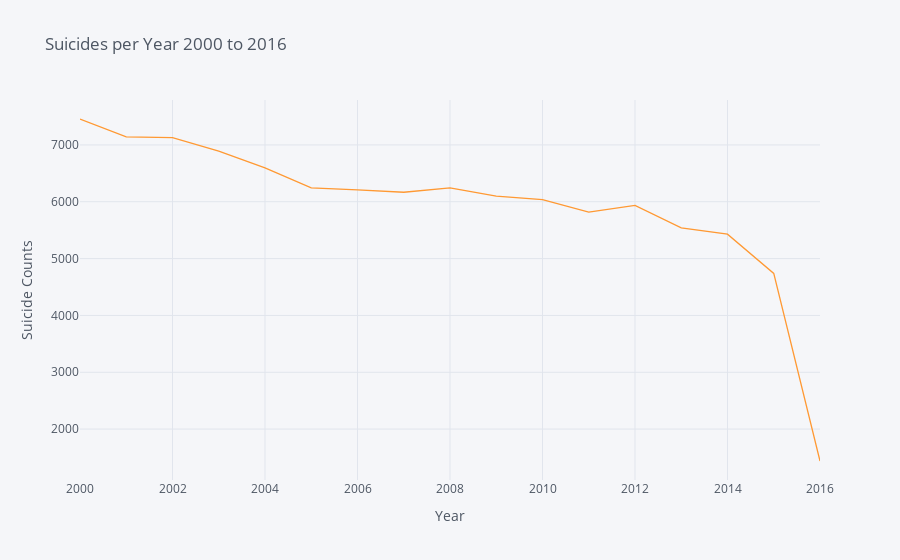

Notebook code for this chart:
### Code cell
#suicides per year
data.groupby('year').suicidesper100k.sum().iplot(kind='line',title='Suicides per Year 2000 to 2016',
                                                xTitle='Year',yTitle='Suicide Counts')

### Figure 1 — Plotly figure (JSON) as saved in the notebook; plotly's stock layout.template omitted (floating-point values rounded to 4 significant figures)
{"data": [{"line": {"color": "rgba(255, 153, 51, 1.0)", "dash": "solid", "shape": "linear", "width": 1.3}, "mode": "lines", "name": "suicidesper100k", "text": "", "type": "scatter", "x": [2000, 2001, 2002, 2003, 2004, 2005, 2006, 2007, 2008, 2009, 2010, 2011, 2012, 2013, 2014, 2015, 2016], "y": [7456.0, 7143.0, 7129.0, 6890.0, 6596.0, 6244.0, 6208.0, 6168.0, 6245.0, 6100.0, 6037.0, 5819.0, 5937.0, 5539.0, 5430.0, 4739.0, 1438.0]}], "layout": {"legend": {"bgcolor": "#F5F6F9", "font": {"color": "#4D5663"}}, "paper_bgcolor": "#F5F6F9", "plot_bgcolor": "#F5F6F9", "title": {"font": {"color": "#4D5663"}, "text": "Suicides per Year 2000 to 2016"}, "xaxis": {"gridcolor": "#E1E5ED", "showgrid": true, "tickfont": {"color": "#4D5663"}, "title": {"font": {"color": "#4D5663"}, "text": "Year"}, "zerolinecolor": "#E1E5ED"}, "yaxis": {"gridcolor": "#E1E5ED", "showgrid": true, "tickfont": {"color": "#4D5663"}, "title": {"font": {"color": "#4D5663"}, "text": "Suicide Counts"}, "zerolinecolor": "#E1E5ED"}}}
